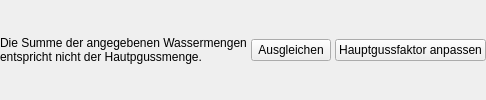
         <widget class="QWidget" name="wdgWarnungMaischplanWasser" native="true">
          <layout class="QHBoxLayout" name="horizontalLayout_14">
           <property name="spacing">
            <number>4</number>
           </property>
           <property name="leftMargin">
            <number>0</number>
           </property>
           <property name="topMargin">
            <number>0</number>
           </property>
           <property name="rightMargin">
            <number>0</number>
           </property>
           <property name="bottomMargin">
            <number>0</number>
           </property>
           <item>
            <widget class="QLabel" name="lblWarnungMaischplanWasser">
             <property name="sizePolicy">
              <sizepolicy hsizetype="Expanding" vsizetype="Preferred">
               <horstretch>0</horstretch>
               <verstretch>0</verstretch>
              </sizepolicy>
             </property>
             <property name="text">
              <string>Die Summe der angegebenen Wassermengen entspricht nicht der Hautpgussmenge.</string>
             </property>
             <property name="wordWrap">
              <bool>true</bool>
             </property>
            </widget>
           </item>
           <item>
            <widget class="PushButton" name="btnMaischplanAusgleichen">
             <property name="text">
              <string>Ausgleichen</string>
             </property>
            </widget>
           </item>
           <item>
            <widget class="PushButton" name="btnMaischplanFaktorAnpassen">
             <property name="text">
              <string>Hauptgussfaktor anpassen</string>
             </property>
            </widget>
           </item>
          </layout>
         </widget>
